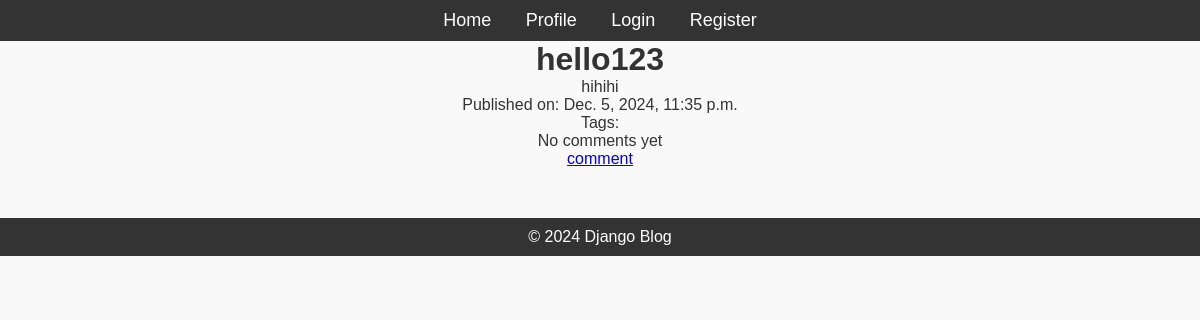
Page /post_list/2/ on the committed database.
### blog/models.py (models this page shows)
class Post(models.Model):
    title = models.CharField(max_length=200)
    content = models.TextField()
    published_date = models.DateTimeField(auto_now_add=True)
    author = models.ForeignKey(User, on_delete=models.CASCADE, related_name='posts')
    tag = TaggableManager()

### blog/views.py (the view)
# urls.py: path('post_list/<int:pk>/', DetailView.as_view(), name='post_detail'),
class DetailView(DetailView):
    model = Post
    template_name = 'blog/post_details.html'
    context_object_name = 'post'
    def get_queryset(self):
        return Post.objects.filter(id = self.kwargs['pk'])

### blog/templates/blog/post_details.html (shortened to what this page needs)
{% extends 'blog/base.html' %}{% block title%} {{post.title}} {% endblock %}
{%load static %}
{% block content %}
<h1>{{ post.title }}</h1>
<p>{{ post.content }}</p>
<p>Published on: {{ post.published_date }}</p>
<p>Tags:
</p>
{%for comment in post.comments.all%}
<ul>
    <p> {{comment.author}} : {{comment.content}} </p>
</ul>
{%empty%}
<p>No comments yet</p>
{%endfor%}
<a href="{% url 'create_comment' post.pk %}"> comment</a>
{% endblock %}

### blog/static/css/styles.css (style rules this page uses)
* { margin: 0; padding: 0; box-sizing: border-box; }
body { font-family: Arial, sans-serif; background-color: #f9f9f9; color: #333; }

### rows in the picture
Post: title "hello123", content "hihihi", published_date "Dec. 5, 2024, 11:35 p.m."
